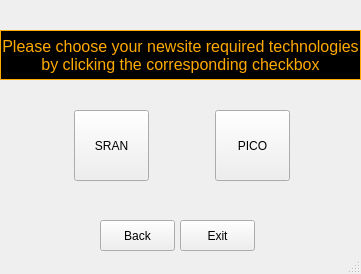
<?xml version="1.0" encoding="UTF-8"?>
<ui version="4.0">
 <class>NewsiteWindow</class>
 <widget class="QMainWindow" name="NewsiteWindow">
  <property name="geometry">
   <rect>
    <x>0</x>
    <y>0</y>
    <width>361</width>
    <height>274</height>
   </rect>
  </property>
  <property name="sizePolicy">
   <sizepolicy hsizetype="Preferred" vsizetype="Preferred">
    <horstretch>0</horstretch>
    <verstretch>0</verstretch>
   </sizepolicy>
  </property>
  <property name="windowTitle">
   <string>Newsite DWO</string>
  </property>
  <widget class="QWidget" name="centralwidget">
   <widget class="QLabel" name="label">
    <property name="geometry">
     <rect>
      <x>0</x>
      <y>30</y>
      <width>361</width>
      <height>50</height>
     </rect>
    </property>
    <property name="font">
     <font>
      <pointsize>12</pointsize>
     </font>
    </property>
    <property name="styleSheet">
     <string notr="true">background-color: rgb(0, 0, 0);
border-color: rgb(255, 255, 255);
color: rgb(255, 170, 0);</string>
    </property>
    <property name="frameShape">
     <enum>QFrame::Box</enum>
    </property>
    <property name="text">
     <string>Please choose your newsite required technologies by clicking the corresponding checkbox</string>
    </property>
    <property name="textFormat">
     <enum>Qt::PlainText</enum>
    </property>
    <property name="alignment">
     <set>Qt::AlignCenter</set>
    </property>
    <property name="wordWrap">
     <bool>true</bool>
    </property>
   </widget>
   <widget class="QPushButton" name="backBTN">
    <property name="geometry">
     <rect>
      <x>100</x>
      <y>220</y>
      <width>75</width>
      <height>31</height>
     </rect>
    </property>
    <property name="text">
     <string>Back</string>
    </property>
   </widget>
   <widget class="QPushButton" name="exitBTN">
    <property name="geometry">
     <rect>
      <x>180</x>
      <y>220</y>
      <width>75</width>
      <height>31</height>
     </rect>
    </property>
    <property name="text">
     <string>Exit</string>
    </property>
   </widget>
   <widget class="QPushButton" name="btn_SRAN">
    <property name="geometry">
     <rect>
      <x>74</x>
      <y>110</y>
      <width>75</width>
      <height>71</height>
     </rect>
    </property>
    <property name="text">
     <string>SRAN</string>
    </property>
   </widget>
   <widget class="QPushButton" name="btn_PICO">
    <property name="geometry">
     <rect>
      <x>215</x>
      <y>110</y>
      <width>75</width>
      <height>71</height>
     </rect>
    </property>
    <property name="text">
     <string>PICO</string>
    </property>
   </widget>
  </widget>
  <widget class="QStatusBar" name="statusbar"/>
 </widget>
 <resources/>
 <connections/>
</ui>
